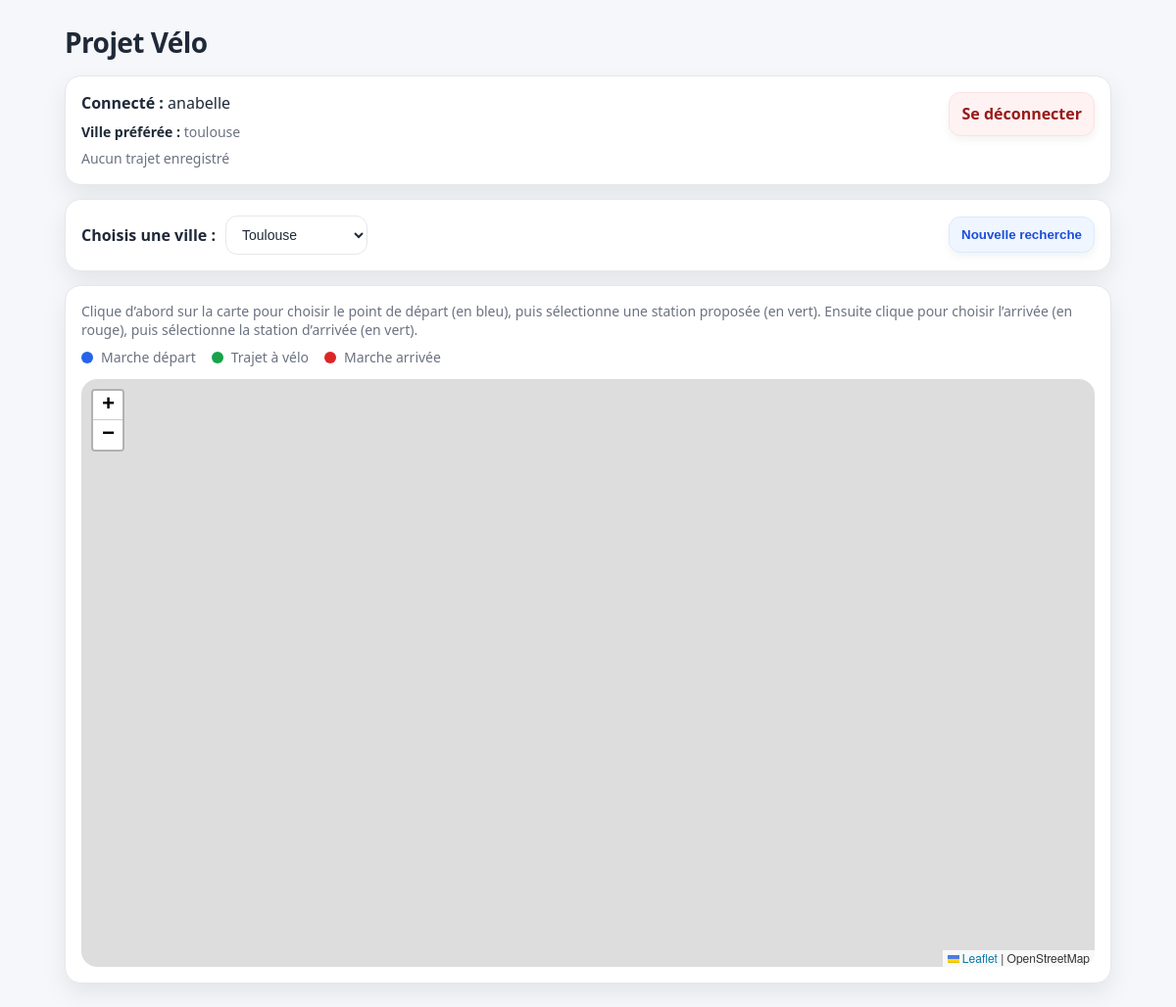
The app's page / (signed in) with its own data.
### app.py (models this page shows)
class User(UserMixin, db.Model):
    id = db.Column(db.Integer, primary_key=True)
    username = db.Column(db.String(250), unique=True, nullable=False)
    password = db.Column(db.String(250), nullable=False)
    preferedcity = db.Column(db.String(250), nullable=True)
    lastitinerary = db.Column(db.Text, nullable=True)

### app.py (the view)
@app.route("/")
def index():
    return render_template("index.html")

### app.py (called while the page is built)
@login_manager.user_loader
def loader_user(user_id):
    return db.session.get(User, int(user_id))

### templates/index.html (shortened to what this page needs)
<!DOCTYPE html>
<html lang="fr">
<head>
    <link rel="stylesheet" href="https://unpkg.com/leaflet/dist/leaflet.css" />
</head>
<body>
<div class="container">
    <div class="header">
        <div>
            <h1 class="title">Projet Vélo</h1>
        </div>
    </div>
    {% if not current_user.is_authenticated %}
    <div class="auth-wrapper">
        <div class="card">
            <h2 style="margin-top:0;">Bienvenue</h2>
            <p class="help-text" style="margin-bottom:0;">
                Connecte-toi ou crée un compte pour accéder à la carte de vélos !!
            </p>
        </div>
        <div class="auth-grid">
            <div class="card auth-box">
                <h2>Se connecter</h2>
                <form method="POST" action="/login">
                    <input type="text" name="username" placeholder="Nom d'utilisateur" required>
                    <input type="password" name="password" placeholder="Mot de passe" required>
                    <button type="submit" class="btn-primary">Connexion</button>
                </form>
            </div>
            <div class="card auth-box">
                <h2>Créer un compte</h2>
                <form method="POST" action="/register">
                    <input type="text" name="username" placeholder="Nom d'utilisateur" required>
                    <input type="password" name="password" placeholder="Mot de passe" required>
                    <button type="submit" class="btn-success">Créer le compte</button>
                </form>
            </div>
        </div>
    </div>
    {% else %}
    <div class="card">
        <div class="user-top">
            <div class="user-infos">
                <div><strong>Connecté :</strong> {{ current_user.username }}</div>
                <div class="info-line">
                    <strong>Ville préférée :</strong>
                    {{ current_user.preferedcity if current_user.preferedcity else "Aucune" }}
                </div>
                <div class="info-line">
                    {% if current_user.lastitinerary %}
                        <button type="button" id="btnLastTrip" class="link-btn btn-success">
                            Charger le dernier trajet
                        </button>
                    {% else %}
                        Aucun trajet enregistré
                    {% endif %}
                </div>
            </div>
            <div class="btns">
                <a href="/logout" class="link-btn btn-logout">Se déconnecter</a>
            </div>
        </div>
    </div>
    <div class="card controls">
        <div style="display:flex; flex-wrap:wrap; align-items:center; gap:10px;">
            <label for="villeSelect">Choisis une ville :</label>
            <select id="villeSelect">
                <option value="toulouse" {% if current_user.preferedcity == "toulouse" %}selected{% endif %}>Toulouse</option>
            </select>
        </div>
        <div class="btns">
            <button id="btnReset" class="btn-primary">Nouvelle recherche</button>
        </div>
    </div>
    <div class="card">
        <p class="help-text">
            Clique d’abord sur la carte pour choisir le point de départ (en bleu), puis sélectionne une station proposée (en vert). Ensuite clique pour choisir l’arrivée (en rouge), puis sélectionne la station d’arrivée (en vert).
        </p>
        <div class="legend">
            <div class="legend-item"><span class="dot dot-blue"></span> Marche départ</div>
            <div class="legend-item"><span class="dot dot-green"></span> Trajet à vélo</div>
            <div class="legend-item"><span class="dot dot-red"></span> Marche arrivée</div>
        </div>
        <div id="map"></div>
    </div>
    {% endif %}
</div>
</body>
</html>

### templates/index.html (style rules this page uses)
:root { --bg:#f6f7fb; --card:#ffffff; --text:#1f2937; --muted:#6b7280; --border:#e5e7eb; --shadow:0 10px 25px rgba(0,0,0,.08); --radius:16px; --green:#16a34a; --red:#dc2626; --blue:#2563eb; }
* { box-sizing:border-box; }
body { margin:0; font-family:system-ui, -apple-system, Segoe UI, Roboto, Arial, sans-serif; color:var(--text); background:var(--bg); line-height:1.4; }
.container { max-width:1100px; margin:24px auto; padding:0 16px; }
.header { display:flex; align-items:flex-start; justify-content:space-between; gap:12px; margin-bottom:14px; }
.title { margin:0; font-size:28px; letter-spacing:-0.02em; }
.card { background:var(--card); border:1px solid var(--border); border-radius:var(--radius); box-shadow:var(--shadow); padding:16px; margin-bottom:14px; }
.controls { display:flex; flex-wrap:wrap; align-items:center; justify-content:space-between; gap:12px; }
.btns { display:flex; gap:10px; flex-wrap:wrap; }
button, .link-btn { border:1px solid var(--border); background:#fff; padding:10px 12px; border-radius:12px; cursor:pointer; font-weight:600; color:var(--text); box-shadow:0 4px 10px rgba(0,0,0,.05); transition:transform .05s ease, filter .15s ease; text-decoration:none; display:inline-flex; align-items:center; justify-content:center; }
.btn-primary { border-color:#dbeafe; background:#eff6ff; color:#1d4ed8; }
.btn-logout { border-color:#fee2e2; background:#fef2f2; color:#991b1b; }
select, input { border:1px solid var(--border); border-radius:12px; padding:10px 12px; font-size:14px; background:#fff; color:var(--text); }
label { font-weight:600; }
#map { height:75vh; min-height:500px; width:100%; border-radius:var(--radius); overflow:hidden; margin-top:12px; }
.user-top { display:flex; flex-wrap:wrap; justify-content:space-between; align-items:flex-start; gap:12px; }
.user-infos { display:grid; gap:8px; }
.info-line { color:var(--muted); font-size:14px; }
.info-line strong { color:var(--text); }
.legend { display:flex; flex-wrap:wrap; gap:10px 16px; font-size:14px; color:var(--muted); margin-top:8px; }
.legend-item { display:flex; align-items:center; gap:8px; }
.dot { width:12px; height:12px; border-radius:999px; display:inline-block; }
.dot-blue { background:var(--blue); }
.dot-green { background:var(--green); }
.dot-red { background:var(--red); }
.help-text { font-size:14px; color:var(--muted); margin:0; }

### records on screen
User: username "anabelle", preferedcity "toulouse", preferedcity "Toulouse"
